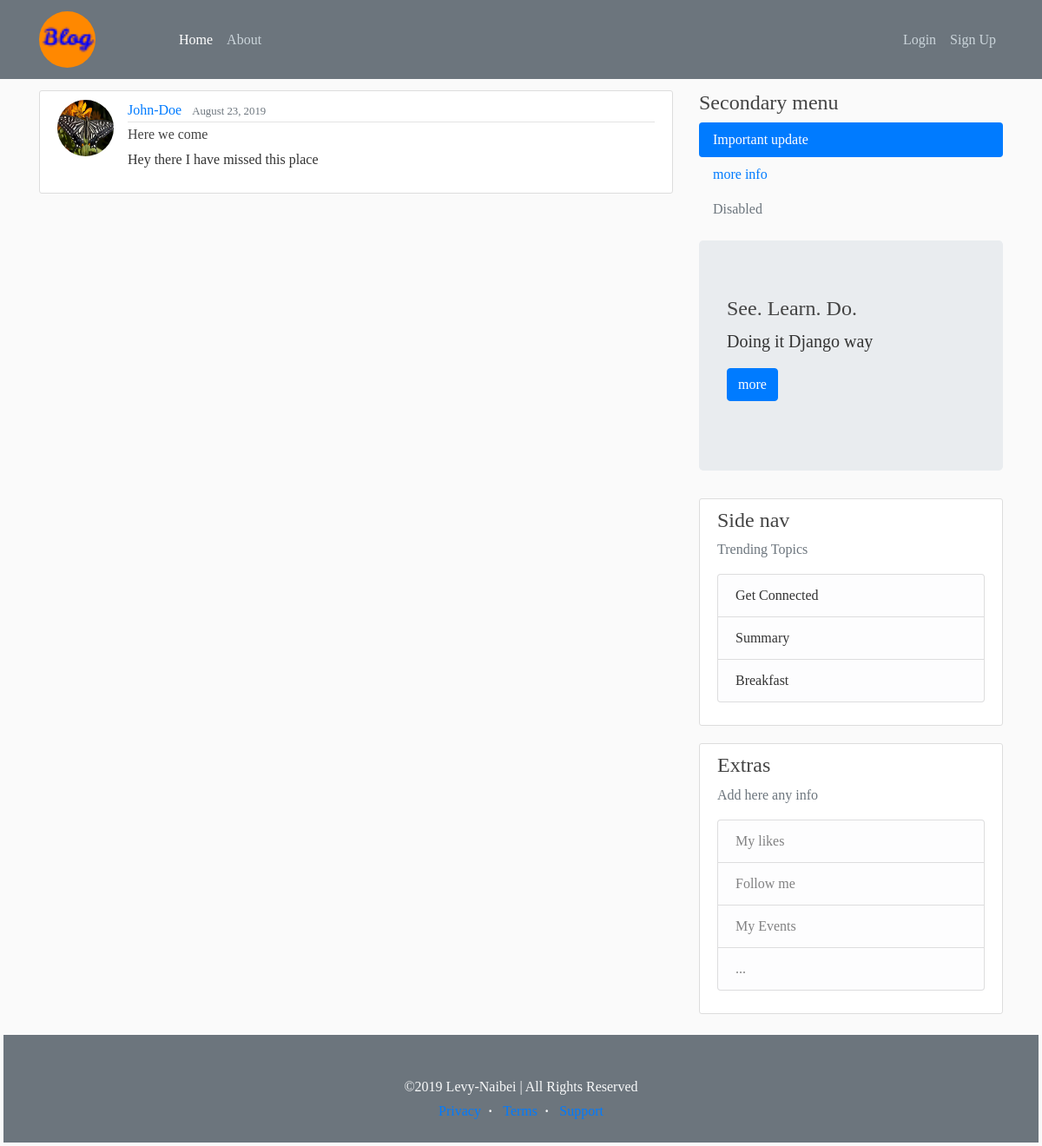
Page /post/49/ on the committed database.
### blog/models.py (models this page shows, shortened)
class Post(models.Model):
	title = models.CharField(max_length=80)
	content = models.TextField()
	date_posted = models.DateTimeField(default=timezone.now)
	author = models.ForeignKey(User, on_delete=models.CASCADE)

### users/models.py (models this page shows, shortened)
class Profile(models.Model):
	user = models.OneToOneField(User, on_delete=models.CASCADE)
	img = models.ImageField(default = 'default.png', upload_to='profile_pics')

### blog/views.py (the view)
# urls.py: path('post/<int:pk>/', PostDetailView.as_view(), name='post-detail'),
class PostDetailView(DetailView):
	model = Post

### blog/templates/blog/post_detail.html (shortened to what this page needs)
{% extends "blog/base.html" %}
{% block content %}
  <article class="media content-section">
    <img class="rounded-circle article-img" src="{{object.author.profile.img.url}}">
    <div class="media-body">
      <div class="article-metadata">
        <a class="mr-2" href="{% url 'user-posts' object.author.username %}">{{ object.author }}</a>
        <small class="text-muted">{{ object.date_posted|date:'F d, Y'}}</small>
      </div>
      <h6 class="article-title">{{ object.title }}</h6>
      <p class="article-content">{{ object.content }}</p>
    </div>
  </article>
{% endblock %}

### blog/static/blog/style.css (style rules this page uses)
body { background: #fafafa; color: #333333; margin-top: 5rem; font-family: initial; }
h6 { color: #00008B; }
.content-section { background: #ffffff; padding: 10px 20px; border: 1px solid #dddddd; border-radius: 3px; margin-bottom: 20px; }
.article-title { color: #444444; font-style: bold; }
.article-content { white-space: pre-line; }
.article-img { height: 65px; width: 65px; margin-right: 16px; }
.article-metadata { padding-bottom: 1px; margin-bottom: 4px; border-bottom: 1px solid #e3e3e3 }

### rows in the picture
Post: author.profile.img (placeholder picture), author "John-Doe", date_posted "August 23, 2019", title "Here we come", content "Hey there I have missed this place"
